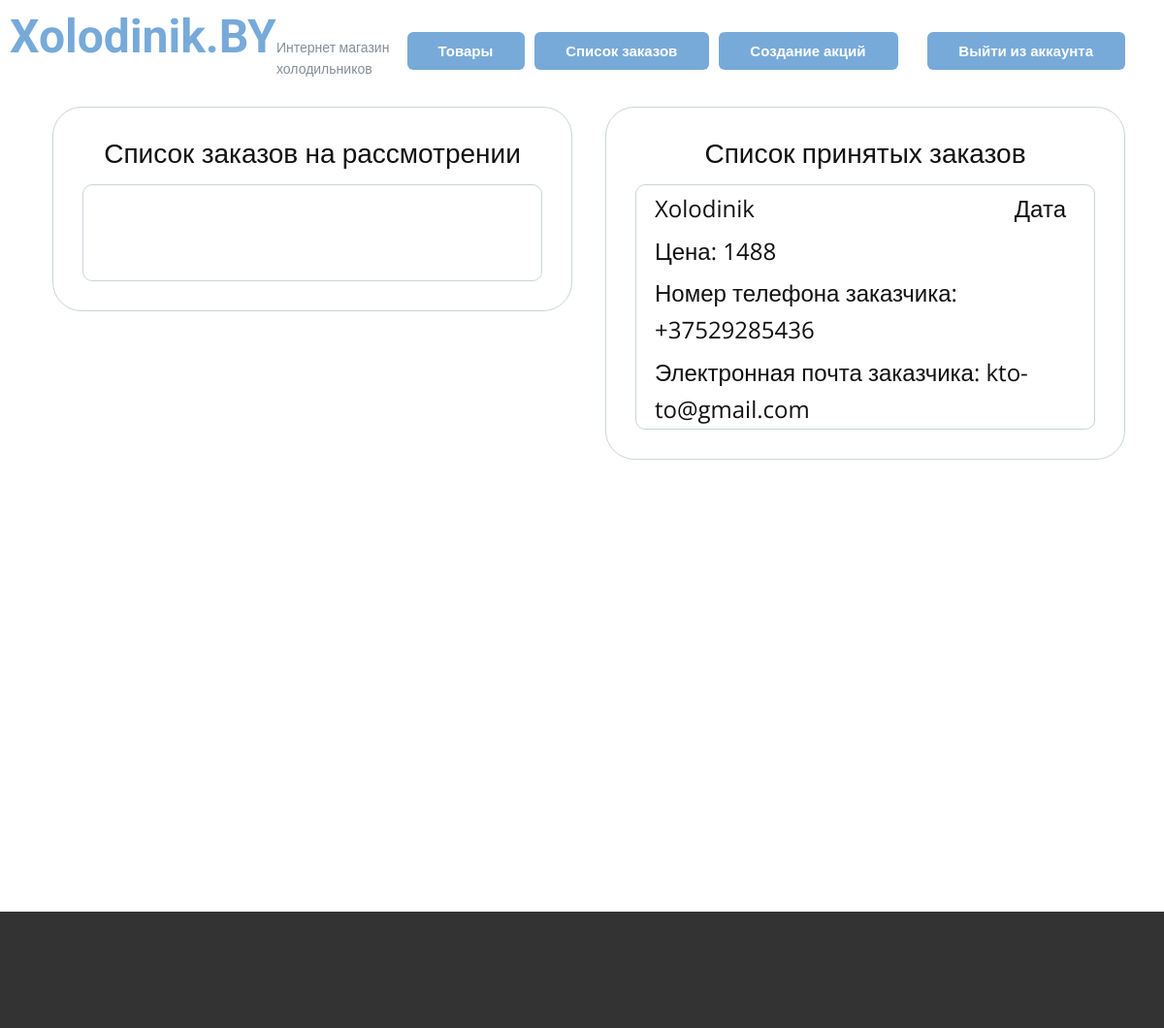
/panel/orders (signed in), run on the app's committed database.
### app.py (models this page shows)
class Order(db.Model):
    id = db.Column(db.Integer, primary_key=True)
    user_phone_number = db.Column(db.String(20), nullable=False)
    user_email = db.Column(db.String(20), nullable=False)
    status = db.Column(db.String(20), nullable=False, default="на рассмотрении")
    date = db.Column(db.String(10), nullable=False)
    prod_id = db.Column(db.Integer, db.ForeignKey('prod.id'))
    prod = db.relationship('Prod', back_populates='orders')
    user_id = db.Column(db.Integer, db.ForeignKey('user.id'))
    user = db.relationship('User', back_populates='orders')

class Prod(db.Model):
    id = db.Column(db.Integer, primary_key=True)
    model = db.Column(db.String(20), nullable=False, unique=True)
    producer = db.Column(db.String(20), nullable=False)
    price = db.Column(db.Integer, nullable=False)
    width = db.Column(db.String(20), nullable=False)
    depth = db.Column(db.String(20), nullable=False)
    height = db.Column(db.String(20), nullable=False)
    weight = db.Column(db.String(20), nullable=False)
    volume = db.Column(db.String(20), nullable=False)
    service = db.Column(db.String(20), nullable=False)
    country = db.Column(db.String(20), nullable=False)
    category = db.Column(db.String(20), nullable=False)
    colling = db.Column(db.String(20), nullable=False)
    color = db.Column(db.String(20), nullable=False)
    energy_efficiency = db.Column(db.String(20), nullable=False)
    compressors = db.Column(db.String(20), nullable=False)
    noise = db.Column(db.String(20), nullable=False)
    handle = db.Column(db.String(20), nullable=False)
    guaranty = db.Column(db.String(20), nullable=False)
    control_unit = db.Column(db.String(20), nullable=False)
    power = db.Column(db.String(20), nullable=False)
    chambers = db.Column(db.String(20), nullable=False)
    doors = db.Column(db.String(20), nullable=False)
    useful_volume = db.Column(db.String(20), nullable=False)
    useful_volume_ref = db.Column(db.String(20), nullable=False)
    useful_volume_freezer = db.Column(db.String(20), nullable=False)
    voltage_frequency = db.Column(db.String(20), nullable=False)
    energy_consumption = db.Column(db.String(20), nullable=False)
    coolant = db.Column(db.String(20), nullable=False)
    series = db.Column(db.String(20), nullable=False)
    temperature = db.Column(db.String(20), nullable=False)
    defrosting_system = db.Column(db.String(20), nullable=False)
    shelves = db.Column(db.String(20), nullable=False)
    barriers = db.Column(db.String(20), nullable=False)
    baskets = db.Column(db.String(20), nullable=False)
    inserts = db.Column(db.String(20), nullable=False)
    stoppers = db.Column(db.String(20), nullable=False)
    freezer_temp = db.Column(db.String(20), nullable=False)
    freezing_capacity = db.Column(db.String(20), nullable=False)
    freezer_parts = db.Column(db.String(20), nullable=False)
    size_without = db.Column(db.String(20), nullable=False)
    size_with = db.Column(db.String(20), nullable=False)
    weight_without = db.Column(db.String(20), nullable=False)
    weight_with = db.Column(db.String(20), nullable=False)
    rating = db.Column(db.Float, nullable=False, default=0.0)
    description = db.Column(db.String(200), nullable=False)
    image_path = db.Column(db.String(50), nullable=False, unique=True)
    orders = db.relationship('Order', back_populates='prod')
    reviews = db.relationship('Review', back_populates='prod')

### app.py (the view, shortened to what this page needs)
@app.route("/panel/orders", methods=["POST", "GET"])
@login_required
def orders():
    if not current_user.role:
        return redirect("/")
    orders = Order.query.all()
    return render_template("orders.html", orders=orders)

### app.py (called while the page is built)
@login_manager.user_loader
def load_user(user_id):
    return User.query.get(int(user_id))

### templates/orders.html (shortened to what this page needs)
<!DOCTYPE html>
<html lang="ru">
<head>
    <link rel="stylesheet" href="{{ url_for('static', filename='panel.css') }}" media="screen">
    <link rel="stylesheet" href="{{ url_for('static', filename='un.css') }}" media="screen">
    <link rel="stylesheet" href="{{ url_for('static', filename='cub.css') }}" media="screen">
</head>
<body>
<header>
    <div class="head">
        <a class="logo" href="/">Xolodinik.BY</a>
        <p class="logo-text">Интернет магазин<br>холодильников</p>
        <div class="header-div" style="display: flex; justify-content: center; padding-left: 395px; padding-right: 250px; margin-top: -50px;">
            <a href="/panel/products" class="btn btn-2" style="margin: 0 0 0 0 !important">Товары</a>
            <a href="/panel/orders" class="btn btn-2" style="margin: 0 0 0 10px !important">Список заказов</a>
            <a href="/panel/sales" class="btn btn-2" style="margin: 0 0 0 10px !important">Создание акций</a>
        </div>
        <a href="/logout" class="btn btn-2" style="margin-right: 30px !important; margin-top: -39px !important;">Выйти из аккаунта</a>
    </div>
</header>
<section>
    <div class="container" style="display: flex; justify-content: center; align-items: flex-start; min-height: 850px;">
        <div class="create-product-container" style="width: 900px;">
            <div class="create-product-container-1">
                <p class="text">Список заказов на рассмотрении</p>
                <div class="order border-1" style="width: auto !important;">
                </div>
            </div>
        </div>
        <div class="create-product-container" style="width: 900px;">
            <div class="create-product-container-1">
                <p class="text">Список принятых заказов</p>
                <div class="order border-1" style="width: auto !important;">
                    {% for order in orders %}
                    {% if order.status == "принят" %}
                    <div class="order-cont-1">
                        <p class="text-1">{{ order.prod.model }}</p>
                        <p class="text-2">Дата </p>
                        <p class="text-1">Цена: {{ order.prod.price }}</p>
                        <p class="text-1">Номер телефона заказчика: {{ order.user_phone_number }}</p>
                        <p class="text-1">Электронная почта заказчика: {{ order.user_email }}</p>
                    </div>
                    {% endif %}
                    {% endfor %}
                </div>
            </div>
        </div>
    </div>
</section>
<footer></footer>
</body>
</html>

### static/panel.css (style rules this page uses)
body { text-size-adjust: 100%; box-sizing: border-box; margin: 0px; height: auto; min-height: 100%; overflow-x: clip; position: relative; font-size: 1rem; line-height: 1.6; font-family: "Open Sans", sans-serif; color: rgb(17, 17, 17); background-color: rgb(255, 255, 255); }
.text { pointer-events: none; text-align: left; box-sizing: border-box; padding: 0; display: table; align-self: flex-start; width: fit-content; word-wrap: break-word; position: relative; font-size: 1.75rem; line-height: 1.6; margin: 14px auto 0; }
.create-product-container-1 { text-align: left; box-sizing: border-box; position: relative; flex: 1; max-width: 100%; transition-duration: inherit; padding: 10px 30px; }
.create-product-container { box-sizing: border-box; display: flex; position: relative; border-style: solid; border-width: 1px; border-radius: 30px; border-color: #ccd3db; text-align: left; width: 600px; margin: 20px 10px 20px 24px; }
.header-div { margin: -40px auto 0; }
.container { display: flex; margin: 0 30px; width: auto !important; min-height: 939px; }

### static/un.css (style rules this page uses)
header .head { box-sizing: border-box; position: relative; margin: 0 auto; min-height: 90px; border-width: 1px; border-color: #858e99; }
header .btn-2 { color: #ffffff !important; border-color: transparent !important; margin: -50px 199px 0 auto !important; padding: 9px 33px 9px 32px !important; border-width: 0 !important; background-color: #77aad9 !important; }
section { box-sizing: border-box; display: block; position: relative; background-image: none; }
header { margin: 0 10px; min-height: 90px; box-sizing: border-box; position: relative; unicode-bidi: isolate; border-width: 1px !important; border-color: #858e99; }
footer { min-height: 120px; display: block; position: relative; text-align: center; color: #ffffff; background-color: #333333; background-image: none; }
html { text-decoration: none; -webkit-locale: "ru"; box-sizing: border-box; font-family: sans-serif; -webkit-text-size-adjust: 100%; height: 100%; overflow-y: auto; overflow-x: hidden; font-size: 16px; }
header .logo { padding: 0; display: table; align-self: flex-start; word-wrap: break-word; position: relative; color: #77aad9 !important; line-height: 1.6; font-family: Roboto, sans-serif !important; font-size: 3rem; font-weight: 700; height: 48px; pointer-events: initial; }
header .logo-text { display: table; align-self: flex-start; width: fit-content; word-wrap: break-word; position: relative; color: #858e99 !important; font-family: Roboto, sans-serif !important; font-weight: 400; font-size: 0.875rem; margin: -39px auto 0 275px; }
a { text-decoration: none; }
.btn { box-sizing: border-box; display: table; cursor: pointer; white-space: nowrap; text-align: center; align-self: flex-start; transition-property: background-color, color, border-color; border-radius: 6px 6px 6px 6px; line-height: 1.4; border-color: #77aad9; font-weight: 700; font-size: 0.9375rem; border-style: solid; margin: 29px auto 0 25px; padding: 8px 33px; border-width: 1px; background-color: #ffffff; color: #77aad9; }

### static/cub.css (style rules this page uses)
.border-1 { border-radius: 10px; box-sizing: border-box; display: flex; position: relative; border-style: solid; border-width: 1px; border-color: #ccd3db; text-align: left; width: 560px; min-height: 424px; height: auto; margin: 30px 30px 0 0; box-sizing: border-box; flex: 1; max-width: 100%; transition-duration: inherit; padding: 0 10px 0 10px; }
.text-1 { box-sizing: border-box; display: table; align-self: flex-start; width: fit-content; word-wrap: break-word; position: relative; line-height: 1.6; font-size: 1.5rem; margin: 5px auto 0 9px; }
.order-cont-1 { position: relative; flex: 1; max-width: 100%; transition-duration: inherit; }
.order { display: flex; position: relative; text-align: left; min-height: 100px; width: 530px; height: auto; margin: 10px auto 20px; }
.text-2 { display: table; align-self: flex-start; width: fit-content; word-wrap: break-word; position: relative; font-size: 1.5rem; line-height: 1.6; margin: -38px 19px 0 auto; }

### data on the page
Order: prod.model "Xolodinik", prod.price "1488", user_phone_number "+37529285436", user_email "kto-to@gmail.com"
